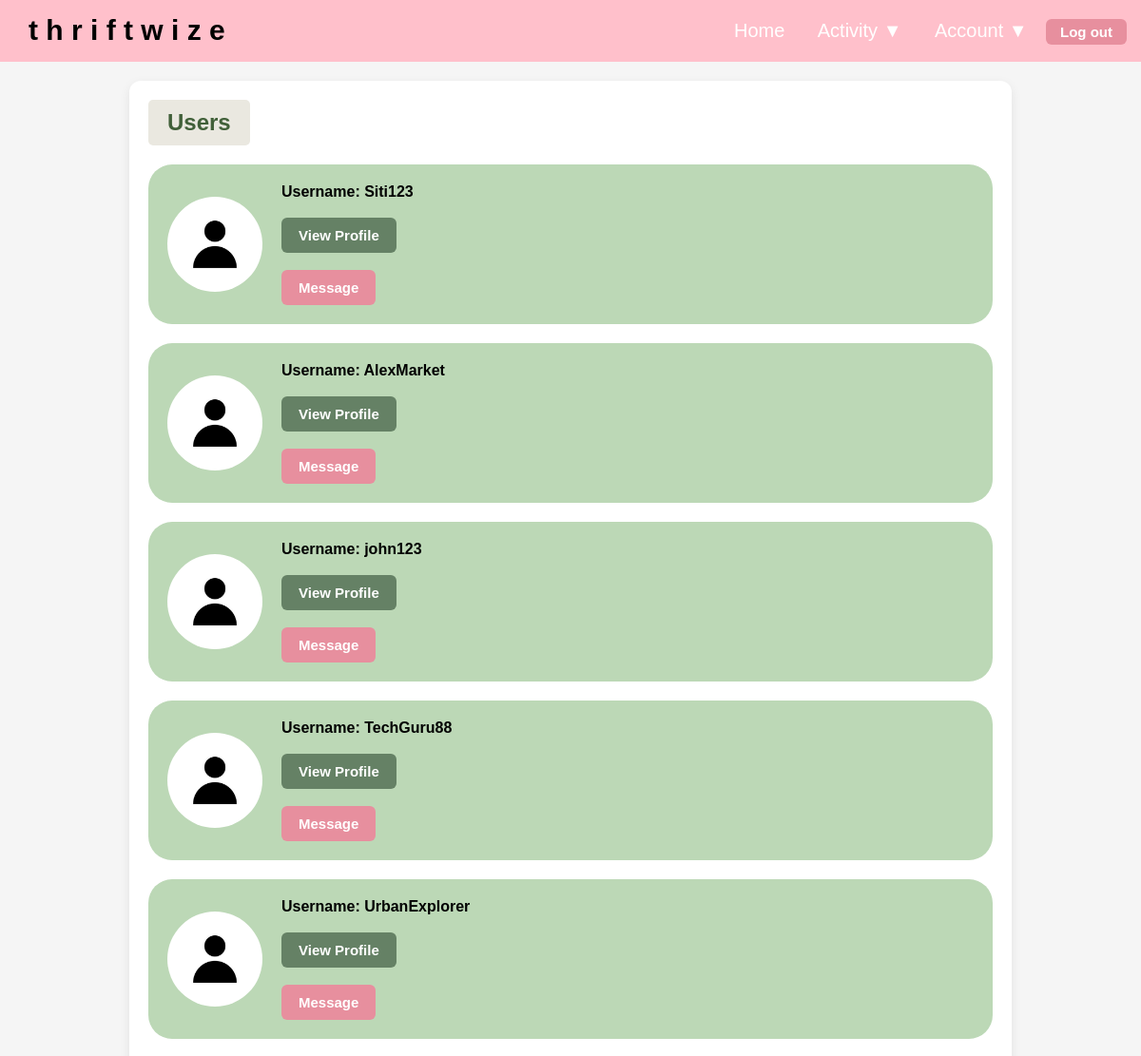
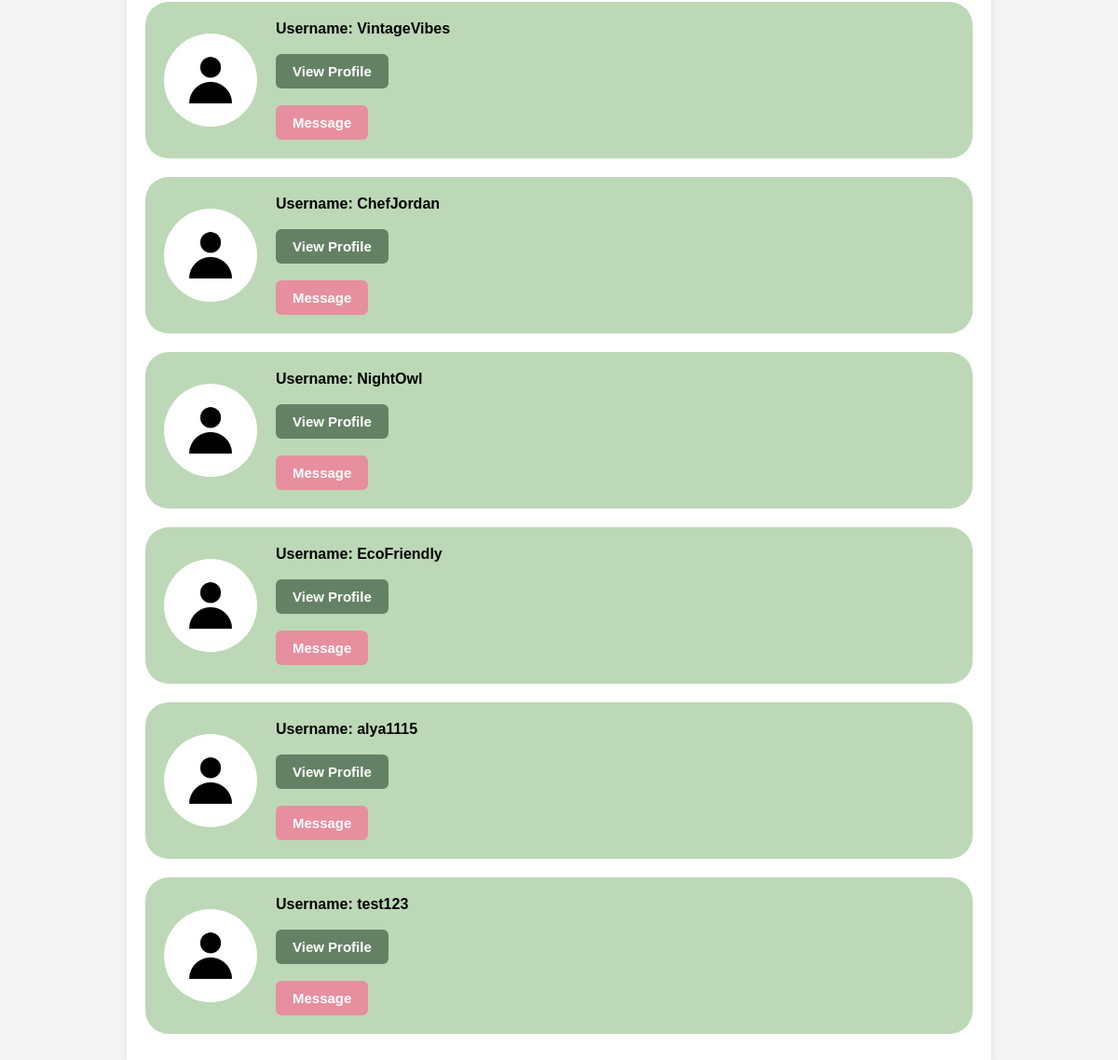
Page /profile/users (signed in) on the committed database (2 pictures, top to bottom).
### models/user.py (models this page shows, shortened)
class User(db.Model, UserMixin):
    id = db.Column(db.Integer, primary_key=True)
    username = db.Column(db.String(80), nullable=False, unique=True)
    email = db.Column(db.String(120), nullable=False, unique=True)
    password_hash = db.Column(db.String(200), nullable=False)
    bio = db.Column(db.Text, default="")
    profile_pic = db.Column(db.String(200), default="default.jpg")
    role = db.Column(db.String(50), default='user')
    status = db.Column(db.String(50), default='active')
    sent_messages = db.relationship(
    'ChatMessage',
    foreign_keys='ChatMessage.sender_id',
    back_populates='sender'
)
    received_messages = db.relationship(
        'ChatMessage',
        foreign_keys='ChatMessage.receiver_id',
        back_populates='receiver'
    )

### blueprints/users.py (the view)
@users.route('/users')
@login_required
def user_list():
    users = User.query.filter(User.id != current_user.id).all()
    return render_template('users.html', users=users)

### templates/users.html
{% extends 'base.html' %}
{% block body %}
<div class="container-a">
    <div class="wrapper">
            <h2>Users</h2><br>
        {% for user in users %}
            {% if user.email !='admin@gmail.com' %}
            <div class="user-wrapper">
                <img src="{{ url_for('static', filename='profile_pics/' + user.profile_pic) }}" class="list-pfp">
                <div class="list-data">
                    <strong>Username: {{ user.username }}</strong><br><br>
                    <a href="{{ url_for('user.profile', user_id=user.id) }}" class="submit-btn">
                        View Profile
                    </a><br><br>
                    <a href="{{ url_for('messages.chat', user_id=user.id) }}"
                        class="btn1">Message
                    </a>
                </div>
            </div>
            {% endif %}
        {% endfor %}
    </div>
</div>
{% endblock %}

### static/css/main.css (style rules this page uses)
body { margin: 0; padding: 0; box-sizing: border-box; height: 100vh; flex-direction: column; position: relative; font-family: Arial, sans-serif; background-color: #ffffff; }
* { margin: 0; padding: 0; box-sizing: border-box; }
h2 { text-align: center; margin-bottom: 20px; color: #416039; background-color: #eae8e0; background-size: auto; padding: 10px 20px; border-radius: 5px; display: inline-block; }
.container-a { margin: 20px; }
.wrapper { max-width: 80%; margin-left: auto; margin-right: auto; padding: 20px; background: #ffffff; border-radius: 12px; box-shadow: 0 4px 12px rgba(0, 0, 0, 0.08); }

### static/css/account.css (style rules this page uses)
img { width: 200px; height: 200px; border-radius: 50%; display: block; margin-left: auto; }
.btn1 { padding: 10px 18px; background-color: rgb(231, 143, 158); color: white; border-radius: 6px; font-weight: bold; text-decoration: none; transition: background-color 0.2s ease, transform 0.15s ease; border: none; cursor: pointer; display: inline-block; font-size: 15px; }
.submit-btn { padding: 10px 18px; background-color: rgb(101, 129, 101); color: white; border-radius: 6px; font-weight: bold; text-decoration: none; transition: background-color 0.2s ease, transform 0.15s ease; border: none; cursor: pointer; display: inline-block; font-size: 15px; }
.user-wrapper { display: flex; align-items: center; border-radius: 25px; background-color: rgb(188, 216, 182); padding: 20px; gap: 20px; text-align: left; margin: 0 0 20px 0; }
.list-pfp { width: 100px; height: 100px; border-radius: 50%; object-fit: cover; flex-shrink: 0; margin-left: 0; }
.list-data { text-align: left; }

### static/css/base.css (style rules this page uses)
body { font-family: Arial, sans-serif; background-color: #f5f6f8; margin: 0; padding: 0; }
a { text-decoration: none; color: #2c7be5; }

### static/css/itemdetail.css (style rules this page uses)
body { font-family: Arial, sans-serif; background-color: #f5f5f5; margin: 0; }

### rows in the picture
User: profile_pic (placeholder picture), username "Siti123"
User: profile_pic (placeholder picture), username "AlexMarket"
User: profile_pic (placeholder picture), username "john123"
User: profile_pic (placeholder picture), username "TechGuru88"
User: profile_pic (placeholder picture), username "UrbanExplorer"
User: profile_pic (placeholder picture), username "VintageVibes"
User: profile_pic (placeholder picture), username "ChefJordan"
User: profile_pic (placeholder picture), username "NightOwl"
User: profile_pic (placeholder picture), username "EcoFriendly"
User: profile_pic (placeholder picture), username "alya1115"
User: profile_pic (placeholder picture), username "test123"
